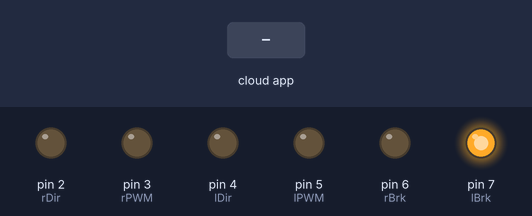
This sketch was run on a simulated Arduino Uno, built with avr-gcc and run on an emulated ATmega328P. Parts: output pins drawn as LEDs (lit = HIGH). The test bench sets the inputs (shaded band). The ROS host is connected and sends only what is stated.

Above: at 1.2 s.
1.3 s: the phone or cloud app sets linear.x to -100
At 2.7 s:
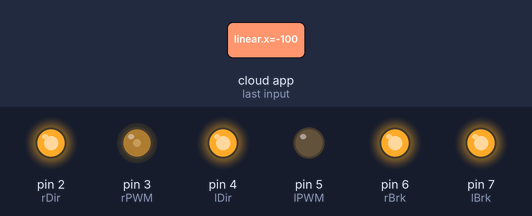
3.0 s: the phone or cloud app sets angular.z to -100
At 4.0 s:
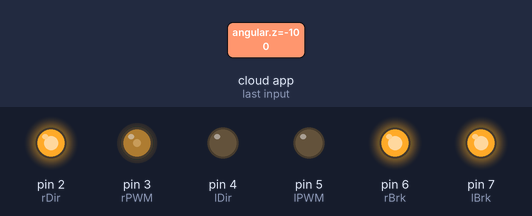
4.5 s: the phone or cloud app sets angular.z to 100
At 5.1 s:
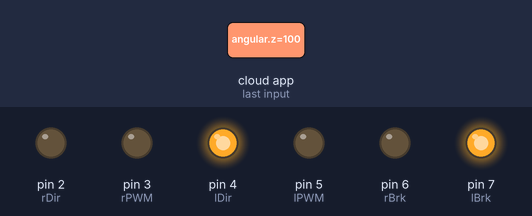
6.0 s: the phone or cloud app sets linear.x to 0
At 6.5 s:
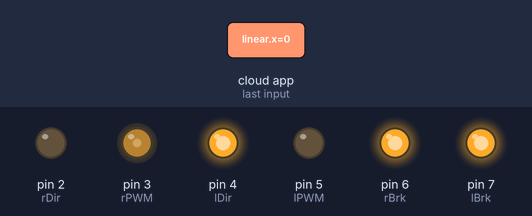
7.5 s: the phone or cloud app sets linear.x to 100
At 8.6 s:
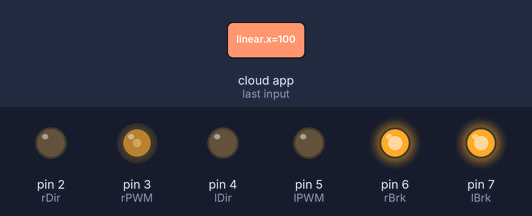
Timing chart, 0 to 10.0 s (numbered marks = the images above; inputs shaded):
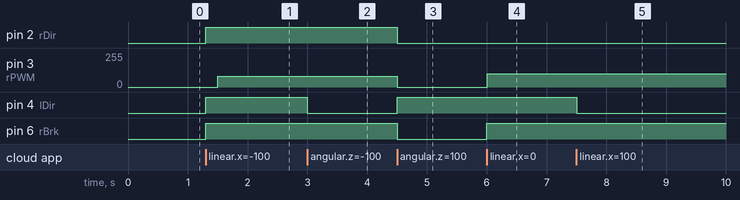

Measured:
- after the input at 1.3 s, pin 2 (rDir), pin 4 (lDir), pin 6 (rBrk): LOW → HIGH at once; pin 3 (rPWM): 0/255 → 80/255 after 0.20 s
- after the input at 3.0 s, pin 4 (lDir): HIGH → LOW at once
- after the input at 4.5 s, pin 2 (rDir), pin 6 (rBrk): HIGH → LOW at once; pin 3 (rPWM): 80/255 → 0/255 at once; pin 4 (lDir): LOW → HIGH at once
- after the input at 6.0 s, pin 3 (rPWM): 0/255 → 100/255 at once; pin 6 (rBrk): LOW → HIGH at once
- after the input at 7.5 s, pin 4 (lDir): HIGH → LOW at once

The sketch:

KermitBase.ino
```cpp
#include <ros.h>
#include <geometry_msgs/Twist.h>
#include <PID_v1.h>

#define rPWM 3
#define rDir 2
#define lPWM 5
#define lDir 4
#define rBrk 6
#define lBrk 7
#define rEncA 8
#define rEncB 9

ros::NodeHandle  nh;

unsigned long previousMillis = 0;
const long interval = 500;

int rMotRPM;
int lMotRPM;
volatile long rPosition  = 0;
volatile long lPosition  = 0;

double rMotSetpoint, rMotInput, rMotOutput;
double rMotKp=2, rMotKi=1, rMotKd=0.01;
PID rMotPID(&rMotInput, &rMotOutput, &rMotSetpoint, rMotKp, rMotKi, rMotKd, DIRECT);

void cmd_vel_callback( const geometry_msgs::Twist& cmd_vel){
  rMotRPM = cmd_vel.linear.x * 100 + cmd_vel.angular.z * 100;
  lMotRPM = cmd_vel.linear.x * 100 - cmd_vel.angular.z * 100;

    if(lMotRPM < 0){
      digitalWrite(lDir, HIGH);
    }
    else{
      digitalWrite(lDir, LOW);
    }


  rMotSetpoint = rMotRPM;
  if(rMotRPM==0){
    analogWrite(rPWM, 0);
    digitalWrite(rDir, LOW);
    digitalWrite(rBrk, LOW);
    detachInterrupt(rEncA);
  }
  else{
    digitalWrite(rBrk, HIGH);
    if(rMotRPM < 0){
      digitalWrite(rDir, HIGH);
    }
    else{
      digitalWrite(rDir, LOW);
    }
    rMotPID.SetMode(AUTOMATIC);
    attachInterrupt(rEncA, rEncISR, RISING);
  }


//  analogWrite(rPWM, abs(rMotRPM));
//  analogWrite(lPWM, abs(lMotRPM));
}

ros::Subscriber<geometry_msgs::Twist> sub("cmd_vel", cmd_vel_callback);

void setup() {
  nh.initNode();
  nh.subscribe(sub);

  pinMode(rPWM, OUTPUT);
  pinMode(rDir, OUTPUT);
  pinMode(lPWM, OUTPUT);
  pinMode(lDir, OUTPUT);
  pinMode(rBrk, OUTPUT);
  pinMode(lBrk, OUTPUT);


  digitalWrite(lBrk, HIGH);

  analogWrite(rPWM, 0);
  analogWrite(lPWM, 0);

  rMotPID.SetOutputLimits(80,100);
}

void loop(){
  unsigned long currentMillis = millis();

  if (currentMillis - previousMillis >= interval) {
    previousMillis = currentMillis;

    if(rMotRPM!=0){
      rMotInput = rPosition * 120 / 1024; // converts clicks per rotation in 500uS to RPM
      rPosition = 0;
      rMotPID.Compute();
      analogWrite(rPWM, rMotOutput);
    }

    char buffer[32];
    snprintf (buffer,sizeof(buffer),"S:%.0lf,I:%.0lf,O:%.0lf",rMotSetpoint,rMotInput,rMotOutput);
    nh.loginfo(buffer);
  }
  nh.spinOnce();
  delay(1);
}

void rEncISR() {
//  if(digitalRead(rEncB)){
    rPosition++;
//  }
//  else{
//    rPosition--;
//  }
}

//void lEncISR() {
//  if(digitalRead(lEncB)){
//    lPosition++;
//  }
//  else{
//    lPosition--;
//  }
//}
```
